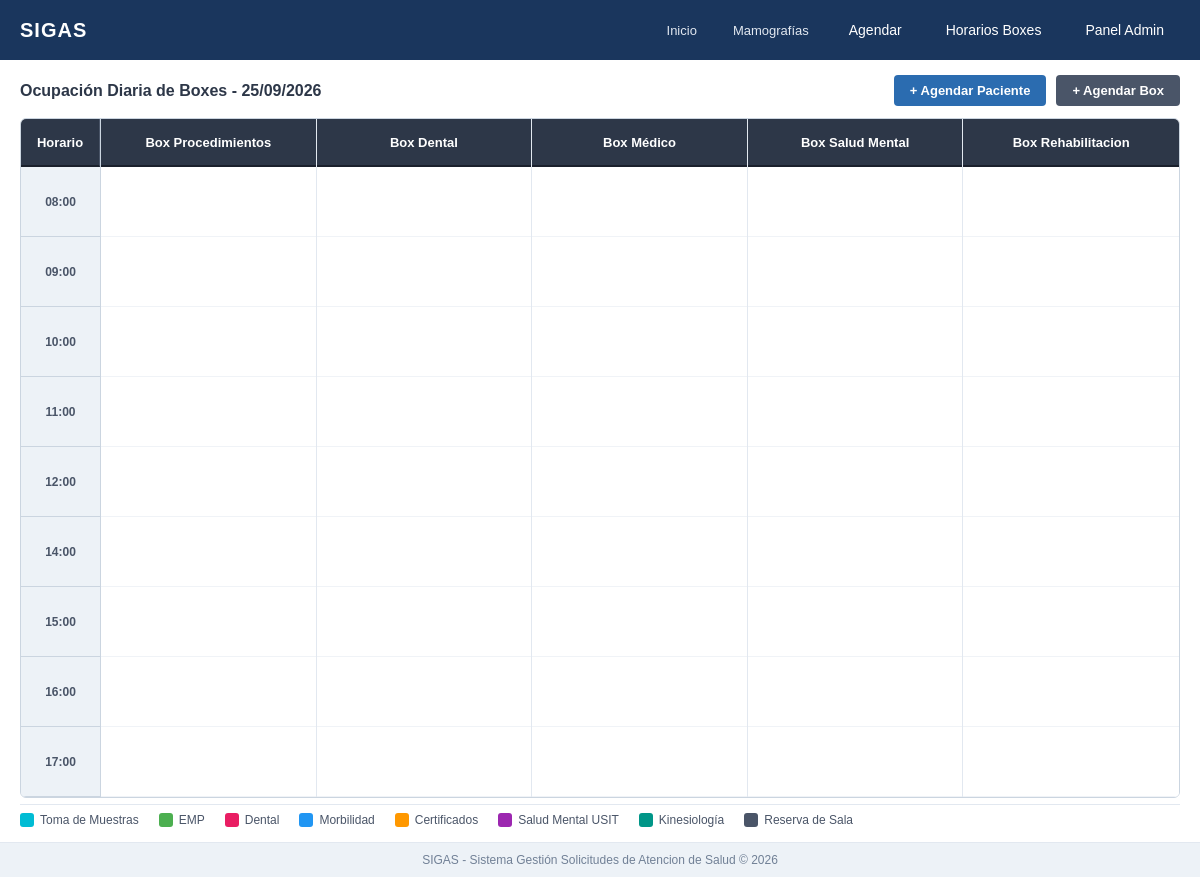
The app's page /sigas/dashboard.php (signed in) with its own data.
### tables this page shows
CREATE TABLE `boxes` (
  `id` int(11) NOT NULL,
  `numero_box` int(11) NOT NULL,
  `nombre` varchar(50) NOT NULL,
  `activo` tinyint(1) DEFAULT 1
);

### sigas/dashboard.php (the view, shortened to what this page needs)
<?php
require_once 'conexion.php';
include 'includes/header.php';
$boxes = $pdo->query("SELECT id, nombre FROM boxes ORDER BY id ASC")->fetchAll();
?>
<div class="panel-grilla" style="padding: 15px 20px; height: calc(100vh - 85px); display: flex; flex-direction: column;">
    <div class="grilla-header-info" style="display: flex; justify-content: space-between; align-items: center; margin-bottom: 12px;">
        <h2>Ocupación Diaria de Boxes - <?= date('d/m/Y') ?></h2>
        <div style="display: flex; gap: 10px;">
            <a href="/sigas/vistas/agendar.php" class="btn btn-primary" style="font-weight: bold; padding: 8px 16px;">+ Agendar Paciente</a>
            <a href="/sigas/vistas/agendar_box.php" class="btn btn-secondary" style="font-weight: bold; padding: 8px 16px;">+ Agendar Box</a>
        </div>
    </div>
    <div class="contenedor-horario-scroll">
        <div class="grilla-boxes-dia" id="grilla-dia">
            <div class="columna-horas-lateral">
                <div class="header-columna-tiempo">Horario</div>
                <div class="bloque-etiqueta-hora">08:00</div>
                <div class="bloque-etiqueta-hora">09:00</div>
                <div class="bloque-etiqueta-hora">10:00</div>
                <div class="bloque-etiqueta-hora">11:00</div>
                <div class="bloque-etiqueta-hora">12:00</div>
                <div class="bloque-etiqueta-hora">14:00</div>
                <div class="bloque-etiqueta-hora">15:00</div>
                <div class="bloque-etiqueta-hora">16:00</div>
                <div class="bloque-etiqueta-hora">17:00</div>
            </div>
            <?php foreach ($boxes as $box): ?>
                <div class="columna-box">
                    <div class="columna-box-header"><?= htmlspecialchars($box['nombre']) ?></div>
                    <div class="columna-box-cuerpo" id="box-cuerpo-<?= $box['id'] ?>"></div>
                </div>
            <?php endforeach; ?>
        </div>
    </div>
    <div class="leyenda-atenciones">
        <span class="leyenda-item"><span class="color-box" style="background:#00BCD4;"></span> Toma de Muestras</span>
        <span class="leyenda-item"><span class="color-box" style="background:#4CAF50;"></span> EMP</span>
        <span class="leyenda-item"><span class="color-box" style="background:#E91E63;"></span> Dental</span>
        <span class="leyenda-item"><span class="color-box" style="background:#2196F3;"></span> Morbilidad</span>
        <span class="leyenda-item"><span class="color-box" style="background:#FF9800;"></span> Certificados</span>
        <span class="leyenda-item"><span class="color-box" style="background:#9C27B0;"></span> Salud Mental USIT</span>
        <span class="leyenda-item"><span class="color-box" style="background:#009688;"></span> Kinesiología</span>
        <span class="leyenda-item"><span class="color-box" style="background:#4A5568;"></span> Reserva de Sala</span>
    </div>
</div>
<?php include 'includes/footer.php'; ?>

### sigas/assets/css/estilos.css (style rules this page uses)
* { box-sizing: border-box; margin: 0; padding: 0; font-family: Arial, Helvetica, sans-serif; }
body { background-color: #f4f6f8; color: #333333; display: flex; flex-direction: column; min-height: 100vh; }
.btn { padding: 8px 14px; border: none; border-radius: 4px; font-size: 13px; cursor: pointer; text-decoration: none; display: inline-block; text-align: center; }
.btn-primary { background-color: #2b6cb0; color: #ffffff; }
.btn-secondary { background-color: #4a5568; color: #ffffff; }
html, body { max-width: 100vw; overflow-x: hidden; }

### sigas/assets/css/calendario.css (style rules this page uses)
.panel-grilla-bottom, .panel-grilla { flex: 1; display: flex; flex-direction: column; padding: 12px 20px; background: #ffffff; overflow: hidden; }
.grilla-header-info { margin-bottom: 8px; display: flex; justify-content: space-between; align-items: center; }
.grilla-header-info h2 { font-size: 16px; color: #2d3748; }
.contenedor-horario-scroll { flex: 1; overflow-y: auto; border: 1px solid #cbd5e0; border-radius: 6px; background-color: #f8fafc; position: relative; }
.grilla-boxes-dia { display: grid; grid-template-columns: 80px repeat(5, 1fr); min-width: 900px; }
.header-columna-tiempo, .columna-box-header { background: #2d3748; color: #ffffff; text-align: center; font-weight: bold; font-size: 13px; height: 48px; box-sizing: border-box; display: flex; flex-direction: column; justify-content: center; align-items: center; position: sticky; top: 0; z-index: 10; border-bottom: 2px solid #1a202c; }
.header-columna-tiempo { border-right: 1px solid #4a5568; }
.columna-horas-lateral { border-right: 1px solid #cbd5e0; background: #edf2f7; }
.bloque-etiqueta-hora { height: 70px; box-sizing: border-box; display: flex; align-items: center; justify-content: center; font-size: 12px; font-weight: bold; color: #4a5568; border-bottom: 1px solid #cbd5e0; }
.columna-box { border-right: 1px solid #e2e8f0; background: #ffffff; position: relative; }
.columna-box:last-child { border-right: none; }
.columna-box-cuerpo { position: relative; height: 630px; box-sizing: border-box; background-color: #ffffff; background-size: 100% 70px; background-image: linear-gradient(to bottom, transparent 69px, #e2e8f0 70px); }
.leyenda-atenciones { display: flex; gap: 20px; padding-top: 8px; margin-top: 6px; border-top: 1px solid #e2e8f0; flex-wrap: wrap; }
.leyenda-item { display: flex; align-items: center; gap: 6px; font-size: 12px; color: #4a5568; }
.color-box { width: 14px; height: 14px; border-radius: 3px; display: inline-block; }

### records on screen
boxes: nombre "Box Procedimientos"
boxes: nombre "Box Dental"
boxes: nombre "Box Médico"
boxes: nombre "Box Salud Mental"
boxes: nombre "Box Rehabilitacion"
